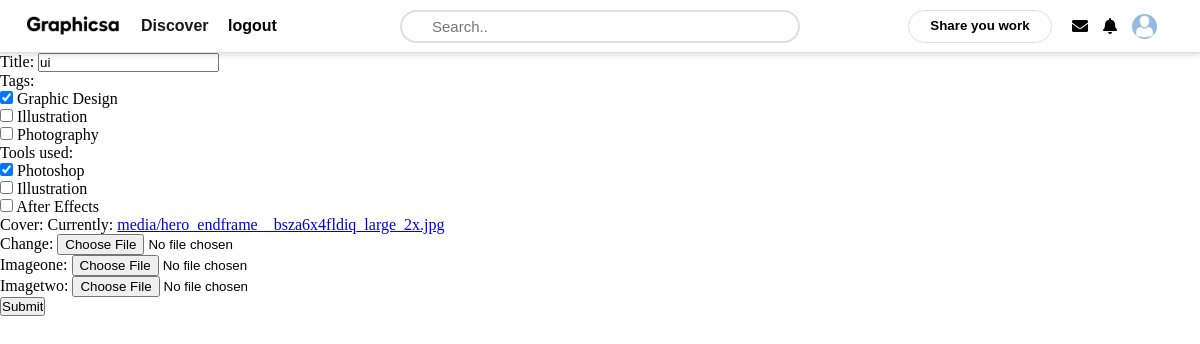
The page /updatework/3/ (signed in) on the database as committed earlier.
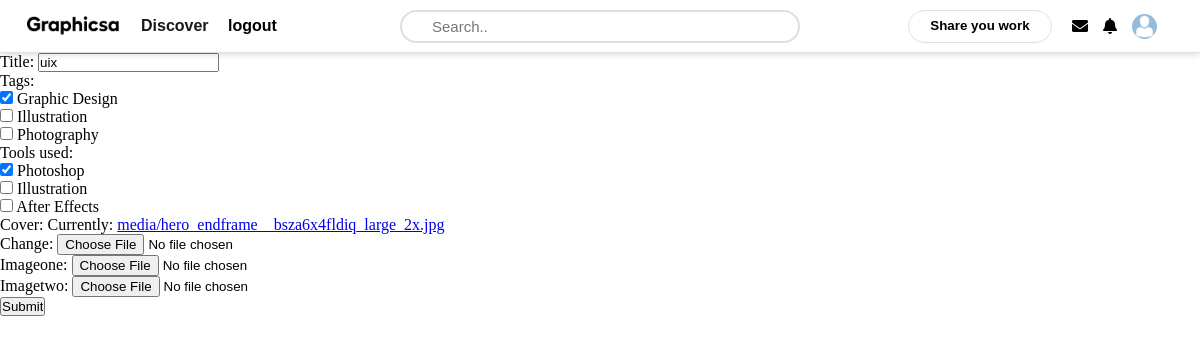
The same page on the database as committed later.
### users/models.py (models this page shows, shortened)
class Profile(models.Model):
    user = models.OneToOneField(User, on_delete=models.CASCADE, null=True, blank=True)
    name = models.CharField(max_length=200, blank=True, null=True)
    email = models.EmailField(max_length=200, blank=True, null=True)
    bio= models.TextField(blank=True, null=True)
    dp = models.ImageField(blank=True, null=True, upload_to= 'profiles/', default="profiles/download_1.jpeg")
    coverimage = models.ImageField(blank=True, null=True, upload_to= 'covers/', default="covers/images.png")
    location = models.CharField(max_length=200, blank=True, null=True)
    username = models.CharField(max_length=200, blank=True, null=True)
    facebook = models.CharField(max_length=200, blank=True, null=True)
    linkedin = models.CharField(max_length=200, blank=True, null=True)
    twitter = models.CharField(max_length=200, blank=True, null=True)
    dribbble = models.CharField(max_length=200, blank=True, null=True)
    website = models.CharField(max_length=200, blank=True, null=True)
    created = models.DateTimeField(auto_now_add=True)

### work/models.py (models this page shows, shortened)
class Work(models.Model):
    profile= models.ForeignKey(Profile, null=True, blank=True, on_delete=models.SET_NULL)
    title = models.CharField (max_length=150)
    tags = models.ManyToManyField('Tag', blank=True)
    tools_used = models.ManyToManyField('Tools', blank=True)
    Cover = models.ImageField(upload_to='media')
    imageone = models.ImageField(upload_to='media', null=True, blank=True)
    imagetwo = models.ImageField(upload_to='media', null=True, blank=True)

### work/views.py (the view)
# urls.py: path('updatework/<str:pk>/', views.updatework, name="updatework"),
@login_required(login_url="login")
def updatework(request, pk):
    profile = request.user.profile
    work = Work.objects.get(id=pk)
    form = Workform(instance=work)
    if request.method == 'POST':
        form=Workform(request.POST, request.FILES, instance=work)
        if form.is_valid():
            work = form.save()
            return redirect('profile')
    context = {'form':form}
    return render(request, 'work/creatework.html', context)

### work/forms.py
class Workform(ModelForm):
    class Meta:
        model = Work
        fields = ['title', 'tags', 'tools_used', 'Cover', 'imageone', 'imagetwo']
        widgets = {
            'tags' : forms.CheckboxSelectMultiple(),
            'tools_used' : forms.CheckboxSelectMultiple()
        }

### work/models.py (called while the page is built)
    def __str__(self):
        return self.name

    def __str__(self):
        return self.name

### work/templates/work/creatework.html (shortened to what this page needs)
{% extends 'main.html' %}
{% block content %}
<form action="" method="POST" enctype="multipart/form-data">
{{ form.as_p }}
<input type="submit">
</form>
{% endblock content %}

### templates/main.html (shortened to what this page needs)
{% load static %}
<html lang="en">
<head>
    <link rel="stylesheet" href="https://cdnjs.cloudflare.com/ajax/libs/font-awesome/5.10.2/css/all.min.css">
    <link rel="stylesheet" href="{% static 'css/style.css' %}">
    <link rel="stylesheet" href="{% static 'css/profile.css' %}">
    <link rel="stylesheet" href="{% static 'css/inbox.css' %}">
</head>
<body>
    {% include 'navbar.html' %}
    {% block content %}
    {% endblock content %}
</body>
</html>

### templates/navbar.html
{% load static %}
<header>
    <div class="left-nav">
        <a href="{% url 'work' %}"><img style="width: 100px; height: auto;" src="{% static 'image/graphicsa.png' %}" alt=""></a>
        <ul>
            <li>Discover</li>
            {% if request.user.is_authenticated %}
            <li><a style="text-decoration: none; color: black; " href="{% url 'logout' %}">logout</a></li>
            {% endif %}
        </ul>
    </div>
    <div class="input-container">
        <form action="{% url 'search' %}" method="get">
        <input type="text" placeholder="Search.." name="search_query" value="{{search_query}}">
        <img src="{% static 'image/search-icon.png' %}" alt="">
        </form>
    </div>
    <div class="right-nav">
        {% if request.user.is_authenticated %}
        <button><a style="text-decoration: none; color: black;" href="{% url 'creatework' %}">Share you work</a></button>
        <a href="{% url 'inbox' %}"><i class="fas fa-envelope"></i></a>
        <i class="fas fa-bell"></i>
        <a href="{% url 'profile' %}"><div class="profile">
            <img src="{{user.profile.dp.url}}" alt="">
        </div></a>
        {% else %}
        <button style="width: 100px;" > <a style="text-decoration: none; color: black; " href="{% url 'login' %}">Login</a></button>
        <button style="background-color: #0057ff; width: 100px;"> <a style="text-decoration: none; color: white;" href="{% url 'register' %}">Signup</a></button>
        {% endif %}
    </div>
</header>

### static/css/style.css (style rules this page uses)
* { padding: 0; margin: 0; box-sizing: border-box; }
header { height: 53px; width: 100%; display: flex; background-color: #fff; align-items: center; justify-content: space-between; padding: 15px 23px; border-bottom: 1px solid #dfdfdf; position: sticky; top: 0; z-index: 1000; box-shadow: 0 4px 6px -1px rgba(0, 0, 0, 0.1), 0 2px 4px -1px rgba(0, 0, 0, 0.06); }
header .left-nav { display: flex; align-items: center; color: #191919; font-family: Arial, Helvetica, sans-serif; font-weight: 600; line-height: 22px; font-style: normal; font-size: 16px; }
header .left-nav img { margin-right: 18px; width: 100px; height: auto; }
header .left-nav ul { list-style: none; }
header .left-nav ul li { display: inline-block; padding-right: 15px; cursor: pointer; }
header .left-nav ul li a { text-decoration: none; color: #191919; }
header .input-container { position: relative; }
header .input-container input { width: 400px; height: 33px; border-radius: 20px; border: 2px solid #dfdfdf; padding: 10px 0px 10px 30px; color: #191919; font-family: Arial, Helvetica, sans-serif; font-weight: 600; line-height: 22px; font-style: normal; font-weight: 500; font-size: 15px; }
header .input-container img { position: absolute; bottom: 8px; left: 10px; width: 17px; height: 17px; }
header .right-nav { display: flex; align-items: center; justify-content: space-between; }
header .right-nav button { width: 144px; height: 33px; border-radius: 20px; color: #191919; font-family: Arial, Helvetica, sans-serif; font-weight: 600; line-height: 22px; font-style: normal; border: 1px solid #dfdfdf; background-color: transparent; margin-right: 20px; }
header .right-nav i { margin-right: 15px; }
header .right-nav .profile { height: 25px; width: 25px; border-radius: 50%; margin-right: 20px; overflow: hidden; }
header .right-nav .profile img { object-fit: cover; height: 100%; width: 100%; }

### static/css/profile.css (style rules this page uses)
* { padding: 0; margin: 0; box-sizing: border-box; }
header { height: 53px; width: 100%; display: flex; background-color: #fff; align-items: center; justify-content: space-between; padding: 15px 23px; border-bottom: 1px solid #dfdfdf; position: sticky; top: 0; z-index: 1000; box-shadow: 0 4px 6px -1px rgba(0, 0, 0, 0.1), 0 2px 4px -1px rgba(0, 0, 0, 0.06); }
header .left-nav { display: flex; align-items: center; color: #191919; font-family: Arial, Helvetica, sans-serif; font-weight: 600; line-height: 22px; font-style: normal; font-size: 16px; }
header .left-nav img { margin-right: 18px; height: 15px; }
header .left-nav ul { list-style: none; }
header .left-nav ul li { display: inline-block; padding-right: 15px; cursor: pointer; }
header .left-nav ul li a { text-decoration: none; color: #191919; }
header .input-container { position: relative; }
header .input-container input { width: 400px; height: 33px; border-radius: 20px; border: 2px solid #dfdfdf; padding: 10px 0px 10px 30px; color: #191919; font-family: Arial, Helvetica, sans-serif; font-weight: 600; line-height: 22px; font-style: normal; font-weight: 500; font-size: 15px; }
header .input-container img { position: absolute; bottom: 8px; left: 10px; width: 17px; height: 17px; }
header .right-nav { display: flex; align-items: center; justify-content: space-between; }
header .right-nav button { width: 144px; height: 33px; border-radius: 20px; color: #191919; font-family: Arial, Helvetica, sans-serif; font-weight: 600; line-height: 22px; font-style: normal; border: 1px solid #dfdfdf; background-color: transparent; margin-right: 20px; }
header .right-nav i { margin-right: 15px; }
header .right-nav .profile { height: 25px; width: 25px; border-radius: 50%; margin-right: 20px; overflow: hidden; }
header .right-nav .profile img { object-fit: cover; height: 100%; width: 100%; }

Rows that differ between the two databases and show on the page:
changed Work: title "ui" → "uix"
